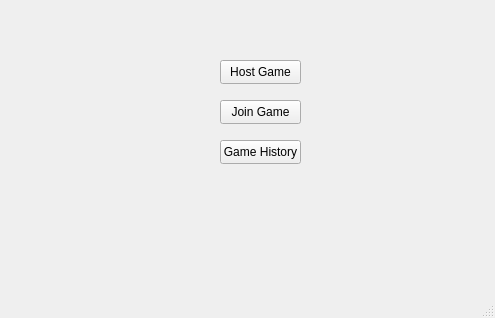
<?xml version="1.0" encoding="UTF-8"?>
<ui version="4.0">
 <class>MainWindow</class>
 <widget class="QMainWindow" name="MainWindow">
  <property name="geometry">
   <rect>
    <x>0</x>
    <y>0</y>
    <width>495</width>
    <height>318</height>
   </rect>
  </property>
  <property name="windowTitle">
   <string>MainWindow</string>
  </property>
  <widget class="QWidget" name="centralwidget">
   <widget class="QPushButton" name="pushButton">
    <property name="geometry">
     <rect>
      <x>220</x>
      <y>60</y>
      <width>81</width>
      <height>24</height>
     </rect>
    </property>
    <property name="text">
     <string>Host Game</string>
    </property>
   </widget>
   <widget class="QPushButton" name="pushButton_2">
    <property name="geometry">
     <rect>
      <x>220</x>
      <y>100</y>
      <width>81</width>
      <height>24</height>
     </rect>
    </property>
    <property name="text">
     <string>Join Game</string>
    </property>
   </widget>
   <widget class="QPushButton" name="pushButton_3">
    <property name="geometry">
     <rect>
      <x>220</x>
      <y>140</y>
      <width>81</width>
      <height>24</height>
     </rect>
    </property>
    <property name="text">
     <string>Game History</string>
    </property>
   </widget>
  </widget>
  <widget class="QMenuBar" name="menubar">
   <property name="geometry">
    <rect>
     <x>0</x>
     <y>0</y>
     <width>495</width>
     <height>22</height>
    </rect>
   </property>
  </widget>
  <widget class="QStatusBar" name="statusbar"/>
 </widget>
 <resources/>
 <connections/>
</ui>
